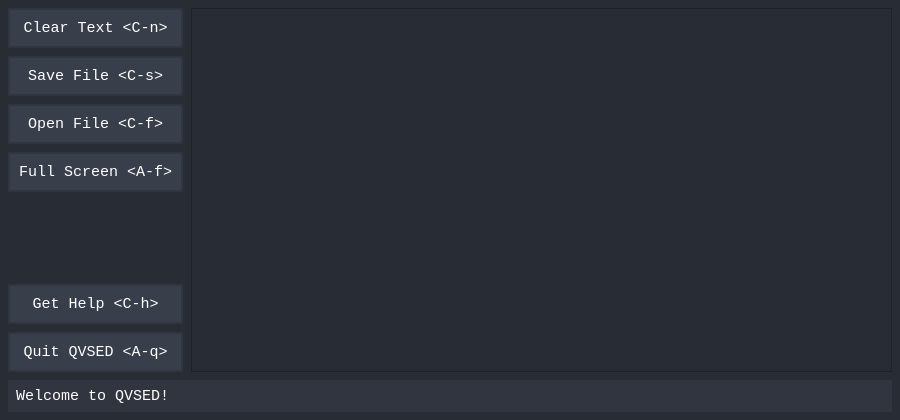
<?xml version="1.0" encoding="UTF-8"?>
<ui version="4.0">
 <author>Arsalan Kazmi</author>
 <class>MainWindow</class>
 <widget class="QMainWindow" name="MainWindow">
  <property name="geometry">
   <rect>
    <x>0</x>
    <y>0</y>
    <width>900</width>
    <height>420</height>
   </rect>
  </property>
  <property name="palette">
   <palette>
    <active>
     <colorrole role="WindowText">
      <brush brushstyle="SolidPattern">
       <color alpha="255">
        <red>255</red>
        <green>255</green>
        <blue>255</blue>
       </color>
      </brush>
     </colorrole>
     <colorrole role="Button">
      <brush brushstyle="SolidPattern">
       <color alpha="255">
        <red>40</red>
        <green>44</green>
        <blue>52</blue>
       </color>
      </brush>
     </colorrole>
     <colorrole role="Light">
      <brush brushstyle="SolidPattern">
       <color alpha="255">
        <red>255</red>
        <green>255</green>
        <blue>255</blue>
       </color>
      </brush>
     </colorrole>
     <colorrole role="Midlight">
      <brush brushstyle="SolidPattern">
       <color alpha="255">
        <red>255</red>
        <green>255</green>
        <blue>255</blue>
       </color>
      </brush>
     </colorrole>
     <colorrole role="Dark">
      <brush brushstyle="SolidPattern">
       <color alpha="255">
        <red>127</red>
        <green>127</green>
        <blue>127</blue>
       </color>
      </brush>
     </colorrole>
     <colorrole role="Mid">
      <brush brushstyle="SolidPattern">
       <color alpha="255">
        <red>170</red>
        <green>170</green>
        <blue>170</blue>
       </color>
      </brush>
     </colorrole>
     <colorrole role="Text">
      <brush brushstyle="SolidPattern">
       <color alpha="255">
        <red>255</red>
        <green>255</green>
        <blue>255</blue>
       </color>
      </brush>
     </colorrole>
     <colorrole role="BrightText">
      <brush brushstyle="SolidPattern">
       <color alpha="255">
        <red>255</red>
        <green>255</green>
        <blue>255</blue>
       </color>
      </brush>
     </colorrole>
     <colorrole role="ButtonText">
      <brush brushstyle="SolidPattern">
       <color alpha="255">
        <red>255</red>
        <green>255</green>
        <blue>255</blue>
       </color>
      </brush>
     </colorrole>
     <colorrole role="Base">
      <brush brushstyle="SolidPattern">
       <color alpha="255">
        <red>40</red>
        <green>44</green>
        <blue>52</blue>
       </color>
      </brush>
     </colorrole>
     <colorrole role="Window">
      <brush brushstyle="SolidPattern">
       <color alpha="255">
        <red>40</red>
        <green>44</green>
        <blue>52</blue>
       </color>
      </brush>
     </colorrole>
     <colorrole role="Shadow">
      <brush brushstyle="SolidPattern">
       <color alpha="255">
        <red>0</red>
        <green>0</green>
        <blue>0</blue>
       </color>
      </brush>
     </colorrole>
     <colorrole role="AlternateBase">
      <brush brushstyle="SolidPattern">
       <color alpha="255">
        <red>255</red>
        <green>255</green>
        <blue>255</blue>
       </color>
      </brush>
     </colorrole>
     <colorrole role="ToolTipBase">
      <brush brushstyle="SolidPattern">
       <color alpha="255">
        <red>255</red>
        <green>255</green>
        <blue>220</blue>
       </color>
      </brush>
     </colorrole>
     <colorrole role="ToolTipText">
      <brush brushstyle="SolidPattern">
       <color alpha="255">
        <red>0</red>
        <green>0</green>
        <blue>0</blue>
       </color>
      </brush>
     </colorrole>
     <colorrole role="PlaceholderText">
      <brush brushstyle="SolidPattern">
       <color alpha="128">
        <red>0</red>
        <green>0</green>
        <blue>0</blue>
       </color>
      </brush>
     </colorrole>
    </active>
    <inactive>
     <colorrole role="WindowText">
      <brush brushstyle="SolidPattern">
       <color alpha="255">
        <red>255</red>
        <green>255</green>
        <blue>255</blue>
       </color>
      </brush>
     </colorrole>
     <colorrole role="Button">
      <brush brushstyle="SolidPattern">
       <color alpha="255">
        <red>40</red>
        <green>44</green>
        <blue>52</blue>
       </color>
      </brush>
     </colorrole>
     <colorrole role="Light">
      <brush brushstyle="SolidPattern">
       <color alpha="255">
        <red>255</red>
        <green>255</green>
        <blue>255</blue>
       </color>
      </brush>
     </colorrole>
     <colorrole role="Midlight">
      <brush brushstyle="SolidPattern">
       <color alpha="255">
        <red>255</red>
        <green>255</green>
        <blue>255</blue>
       </color>
      </brush>
     </colorrole>
     <colorrole role="Dark">
      <brush brushstyle="SolidPattern">
       <color alpha="255">
        <red>127</red>
        <green>127</green>
        <blue>127</blue>
       </color>
      </brush>
     </colorrole>
     <colorrole role="Mid">
      <brush brushstyle="SolidPattern">
       <color alpha="255">
        <red>170</red>
        <green>170</green>
        <blue>170</blue>
       </color>
      </brush>
     </colorrole>
     <colorrole role="Text">
      <brush brushstyle="SolidPattern">
       <color alpha="255">
        <red>255</red>
        <green>255</green>
        <blue>255</blue>
       </color>
      </brush>
     </colorrole>
     <colorrole role="BrightText">
      <brush brushstyle="SolidPattern">
       <color alpha="255">
        <red>255</red>
        <green>255</green>
        <blue>255</blue>
       </color>
      </brush>
     </colorrole>
     <colorrole role="ButtonText">
      <brush brushstyle="SolidPattern">
       <color alpha="255">
        <red>255</red>
        <green>255</green>
        <blue>255</blue>
       </color>
      </brush>
     </colorrole>
     <colorrole role="Base">
      <brush brushstyle="SolidPattern">
       <color alpha="255">
        <red>40</red>
        <green>44</green>
        <blue>52</blue>
       </color>
      </brush>
     </colorrole>
     <colorrole role="Window">
      <brush brushstyle="SolidPattern">
       <color alpha="255">
        <red>40</red>
        <green>44</green>
        <blue>52</blue>
       </color>
      </brush>
     </colorrole>
     <colorrole role="Shadow">
      <brush brushstyle="SolidPattern">
       <color alpha="255">
        <red>0</red>
        <green>0</green>
        <blue>0</blue>
       </color>
      </brush>
     </colorrole>
     <colorrole role="AlternateBase">
      <brush brushstyle="SolidPattern">
       <color alpha="255">
        <red>255</red>
        <green>255</green>
        <blue>255</blue>
       </color>
      </brush>
     </colorrole>
     <colorrole role="ToolTipBase">
      <brush brushstyle="SolidPattern">
       <color alpha="255">
        <red>255</red>
        <green>255</green>
        <blue>220</blue>
       </color>
      </brush>
     </colorrole>
     <colorrole role="ToolTipText">
      <brush brushstyle="SolidPattern">
       <color alpha="255">
        <red>0</red>
        <green>0</green>
        <blue>0</blue>
       </color>
      </brush>
     </colorrole>
     <colorrole role="PlaceholderText">
      <brush brushstyle="SolidPattern">
       <color alpha="128">
        <red>0</red>
        <green>0</green>
        <blue>0</blue>
       </color>
      </brush>
     </colorrole>
    </inactive>
    <disabled>
     <colorrole role="WindowText">
      <brush brushstyle="SolidPattern">
       <color alpha="255">
        <red>255</red>
        <green>255</green>
        <blue>255</blue>
       </color>
      </brush>
     </colorrole>
     <colorrole role="Button">
      <brush brushstyle="SolidPattern">
       <color alpha="255">
        <red>40</red>
        <green>44</green>
        <blue>52</blue>
       </color>
      </brush>
     </colorrole>
     <colorrole role="Light">
      <brush brushstyle="SolidPattern">
       <color alpha="255">
        <red>255</red>
        <green>255</green>
        <blue>255</blue>
       </color>
      </brush>
     </colorrole>
     <colorrole role="Midlight">
      <brush brushstyle="SolidPattern">
       <color alpha="255">
        <red>255</red>
        <green>255</green>
        <blue>255</blue>
       </color>
      </brush>
     </colorrole>
     <colorrole role="Dark">
      <brush brushstyle="SolidPattern">
       <color alpha="255">
        <red>127</red>
        <green>127</green>
        <blue>127</blue>
       </color>
      </brush>
     </colorrole>
     <colorrole role="Mid">
      <brush brushstyle="SolidPattern">
       <color alpha="255">
        <red>170</red>
        <green>170</green>
        <blue>170</blue>
       </color>
      </brush>
     </colorrole>
     <colorrole role="Text">
      <brush brushstyle="SolidPattern">
       <color alpha="255">
        <red>255</red>
        <green>255</green>
        <blue>255</blue>
       </color>
      </brush>
     </colorrole>
     <colorrole role="BrightText">
      <brush brushstyle="SolidPattern">
       <color alpha="255">
        <red>255</red>
        <green>255</green>
        <blue>255</blue>
       </color>
      </brush>
     </colorrole>
     <colorrole role="ButtonText">
      <brush brushstyle="SolidPattern">
       <color alpha="255">
        <red>255</red>
        <green>255</green>
        <blue>255</blue>
       </color>
      </brush>
     </colorrole>
     <colorrole role="Base">
      <brush brushstyle="SolidPattern">
       <color alpha="255">
        <red>40</red>
        <green>44</green>
        <blue>52</blue>
       </color>
      </brush>
     </colorrole>
     <colorrole role="Window">
      <brush brushstyle="SolidPattern">
       <color alpha="255">
        <red>40</red>
        <green>44</green>
        <blue>52</blue>
       </color>
      </brush>
     </colorrole>
     <colorrole role="Shadow">
      <brush brushstyle="SolidPattern">
       <color alpha="255">
        <red>0</red>
        <green>0</green>
        <blue>0</blue>
       </color>
      </brush>
     </colorrole>
     <colorrole role="AlternateBase">
      <brush brushstyle="SolidPattern">
       <color alpha="255">
        <red>255</red>
        <green>255</green>
        <blue>255</blue>
       </color>
      </brush>
     </colorrole>
     <colorrole role="ToolTipBase">
      <brush brushstyle="SolidPattern">
       <color alpha="255">
        <red>255</red>
        <green>255</green>
        <blue>220</blue>
       </color>
      </brush>
     </colorrole>
     <colorrole role="ToolTipText">
      <brush brushstyle="SolidPattern">
       <color alpha="255">
        <red>0</red>
        <green>0</green>
        <blue>0</blue>
       </color>
      </brush>
     </colorrole>
     <colorrole role="PlaceholderText">
      <brush brushstyle="SolidPattern">
       <color alpha="128">
        <red>0</red>
        <green>0</green>
        <blue>0</blue>
       </color>
      </brush>
     </colorrole>
    </disabled>
   </palette>
  </property>
  <property name="font">
   <font>
    <family>monospace</family>
   </font>
  </property>
  <property name="windowTitle">
   <string>QVSED</string>
  </property>
  <property name="styleSheet">
   <string notr="true">color: white;
background: #282c34;</string>
  </property>
  <widget class="QWidget" name="centralwidget">
   <property name="styleSheet">
    <string notr="true">QPushButton {
	border: 2px solid #31353f;
    background: #393f4a;
    padding: 2px;
}

QPushButton:hover {
	background: #31353f;
}

QPushButton:pressed {
	 background: #282c34;
}

QScrollBar:vertical {
    background-color: #31353f;
    width: 16px;
    margin: 16px 0 16px 0;
}

QScrollBar::handle:vertical {
    background-color: #393f4a;
    min-height: 20px;
}

QScrollBar::handle:vertical:hover {
    background-color: #555B67;
}

QScrollBar::add-line:vertical, QScrollBar::sub-line:vertical {
    background: none;
}

QScrollBar::add-page:vertical, QScrollBar::sub-page:vertical {
    background: none;
}</string>
   </property>
   <layout class="QHBoxLayout" name="horizontalLayout_4">
    <property name="spacing">
     <number>0</number>
    </property>
    <property name="leftMargin">
     <number>0</number>
    </property>
    <property name="topMargin">
     <number>0</number>
    </property>
    <property name="rightMargin">
     <number>0</number>
    </property>
    <property name="bottomMargin">
     <number>0</number>
    </property>
    <item>
     <layout class="QVBoxLayout" name="verticalLayout_3">
      <property name="spacing">
       <number>8</number>
      </property>
      <property name="leftMargin">
       <number>8</number>
      </property>
      <property name="topMargin">
       <number>8</number>
      </property>
      <property name="rightMargin">
       <number>8</number>
      </property>
      <property name="bottomMargin">
       <number>8</number>
      </property>
      <item>
       <layout class="QHBoxLayout" name="horizontalLayout_3">
        <item>
         <layout class="QVBoxLayout" name="verticalLayout_2">
          <item>
           <widget class="QPushButton" name="clearButton">
            <property name="minimumSize">
             <size>
              <width>175</width>
              <height>40</height>
             </size>
            </property>
            <property name="maximumSize">
             <size>
              <width>161</width>
              <height>40</height>
             </size>
            </property>
            <property name="font">
             <font>
              <family>monospace</family>
              <pointsize>11</pointsize>
             </font>
            </property>
            <property name="styleSheet">
             <string notr="true"/>
            </property>
            <property name="text">
             <string>Clear Text &lt;C-n&gt;</string>
            </property>
            <property name="flat">
             <bool>false</bool>
            </property>
           </widget>
          </item>
          <item>
           <widget class="QPushButton" name="saveButton">
            <property name="minimumSize">
             <size>
              <width>175</width>
              <height>40</height>
             </size>
            </property>
            <property name="maximumSize">
             <size>
              <width>161</width>
              <height>40</height>
             </size>
            </property>
            <property name="font">
             <font>
              <family>monospace</family>
              <pointsize>11</pointsize>
             </font>
            </property>
            <property name="styleSheet">
             <string notr="true"/>
            </property>
            <property name="text">
             <string>Save File &lt;C-s&gt;</string>
            </property>
            <property name="flat">
             <bool>false</bool>
            </property>
           </widget>
          </item>
          <item>
           <widget class="QPushButton" name="openButton">
            <property name="minimumSize">
             <size>
              <width>175</width>
              <height>40</height>
             </size>
            </property>
            <property name="maximumSize">
             <size>
              <width>161</width>
              <height>40</height>
             </size>
            </property>
            <property name="font">
             <font>
              <family>monospace</family>
              <pointsize>11</pointsize>
             </font>
            </property>
            <property name="styleSheet">
             <string notr="true"/>
            </property>
            <property name="text">
             <string>Open File &lt;C-f&gt;</string>
            </property>
            <property name="flat">
             <bool>false</bool>
            </property>
           </widget>
          </item>
          <item>
           <widget class="QPushButton" name="fullscreenButton">
            <property name="minimumSize">
             <size>
              <width>175</width>
              <height>40</height>
             </size>
            </property>
            <property name="maximumSize">
             <size>
              <width>161</width>
              <height>40</height>
             </size>
            </property>
            <property name="font">
             <font>
              <family>monospace</family>
              <pointsize>11</pointsize>
             </font>
            </property>
            <property name="styleSheet">
             <string notr="true"/>
            </property>
            <property name="text">
             <string>Full Screen &lt;A-f&gt;</string>
            </property>
            <property name="flat">
             <bool>false</bool>
            </property>
           </widget>
          </item>
          <item>
           <spacer name="verticalSpacer">
            <property name="orientation">
             <enum>Qt::Vertical</enum>
            </property>
            <property name="sizeHint" stdset="0">
             <size>
              <width>20</width>
              <height>40</height>
             </size>
            </property>
           </spacer>
          </item>
          <item>
           <widget class="QPushButton" name="helpButton">
            <property name="minimumSize">
             <size>
              <width>175</width>
              <height>40</height>
             </size>
            </property>
            <property name="maximumSize">
             <size>
              <width>161</width>
              <height>40</height>
             </size>
            </property>
            <property name="font">
             <font>
              <family>monospace</family>
              <pointsize>11</pointsize>
             </font>
            </property>
            <property name="styleSheet">
             <string notr="true"/>
            </property>
            <property name="text">
             <string>Get Help &lt;C-h&gt;</string>
            </property>
            <property name="flat">
             <bool>false</bool>
            </property>
           </widget>
          </item>
          <item>
           <widget class="QPushButton" name="quitButton">
            <property name="minimumSize">
             <size>
              <width>175</width>
              <height>40</height>
             </size>
            </property>
            <property name="maximumSize">
             <size>
              <width>161</width>
              <height>40</height>
             </size>
            </property>
            <property name="font">
             <font>
              <family>monospace</family>
              <pointsize>11</pointsize>
             </font>
            </property>
            <property name="styleSheet">
             <string notr="true"/>
            </property>
            <property name="text">
             <string>Quit QVSED &lt;A-q&gt;</string>
            </property>
            <property name="flat">
             <bool>false</bool>
            </property>
           </widget>
          </item>
         </layout>
        </item>
        <item>
         <widget class="QPlainTextEdit" name="textArea">
          <property name="font">
           <font>
            <family>monospace</family>
            <pointsize>11</pointsize>
           </font>
          </property>
          <property name="styleSheet">
           <string notr="true">border: 2px;
background: #31353f;
padding: 5px;

QPlainTextEdit {
    background-color: #f2f2f2;
}

</string>
          </property>
         </widget>
        </item>
       </layout>
      </item>
      <item>
       <widget class="QLineEdit" name="echoArea">
        <property name="font">
         <font>
          <family>monospace</family>
          <pointsize>11</pointsize>
         </font>
        </property>
        <property name="styleSheet">
         <string notr="true">border: 2px; background: #31353f; padding: 6px;</string>
        </property>
        <property name="text">
         <string>Welcome to QVSED!</string>
        </property>
        <property name="cursorPosition">
         <number>0</number>
        </property>
        <property name="readOnly">
         <bool>true</bool>
        </property>
       </widget>
      </item>
     </layout>
    </item>
   </layout>
  </widget>
 </widget>
 <resources/>
 <connections/>
</ui>
